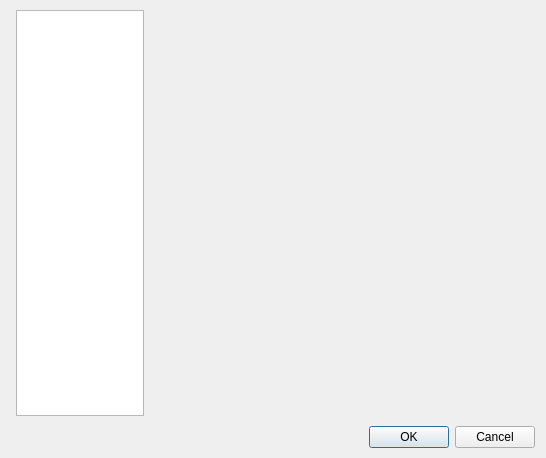
<?xml version="1.0" encoding="UTF-8"?>
<ui version="4.0">
 <class>ConfigDialog</class>
 <widget class="QDialog" name="ConfigDialog">
  <property name="geometry">
   <rect>
    <x>0</x>
    <y>0</y>
    <width>546</width>
    <height>458</height>
   </rect>
  </property>
  <property name="windowTitle">
   <string>Configure</string>
  </property>
  <layout class="QVBoxLayout" name="verticalLayout">
   <property name="spacing">
    <number>10</number>
   </property>
   <property name="topMargin">
    <number>10</number>
   </property>
   <property name="bottomMargin">
    <number>10</number>
   </property>
   <item>
    <layout class="QHBoxLayout" name="horizontalLayout">
     <property name="leftMargin">
      <number>5</number>
     </property>
     <property name="rightMargin">
      <number>5</number>
     </property>
     <item>
      <widget class="QListWidget" name="listWidget">
       <property name="sizePolicy">
        <sizepolicy hsizetype="Maximum" vsizetype="Expanding">
         <horstretch>0</horstretch>
         <verstretch>0</verstretch>
        </sizepolicy>
       </property>
       <property name="maximumSize">
        <size>
         <width>128</width>
         <height>16777215</height>
        </size>
       </property>
       <property name="iconSize">
        <size>
         <width>64</width>
         <height>64</height>
        </size>
       </property>
       <property name="movement">
        <enum>QListView::Static</enum>
       </property>
       <property name="viewMode">
        <enum>QListView::IconMode</enum>
       </property>
      </widget>
     </item>
     <item>
      <widget class="QStackedWidget" name="pagesWidget"/>
     </item>
    </layout>
   </item>
   <item>
    <widget class="QDialogButtonBox" name="buttonBox">
     <property name="orientation">
      <enum>Qt::Horizontal</enum>
     </property>
     <property name="standardButtons">
      <set>QDialogButtonBox::Cancel|QDialogButtonBox::Ok</set>
     </property>
    </widget>
   </item>
  </layout>
 </widget>
 <resources/>
 <connections>
  <connection>
   <sender>buttonBox</sender>
   <signal>accepted()</signal>
   <receiver>ConfigDialog</receiver>
   <slot>accept()</slot>
   <hints>
    <hint type="sourcelabel">
     <x>248</x>
     <y>254</y>
    </hint>
    <hint type="destinationlabel">
     <x>157</x>
     <y>274</y>
    </hint>
   </hints>
  </connection>
  <connection>
   <sender>buttonBox</sender>
   <signal>rejected()</signal>
   <receiver>ConfigDialog</receiver>
   <slot>reject()</slot>
   <hints>
    <hint type="sourcelabel">
     <x>316</x>
     <y>260</y>
    </hint>
    <hint type="destinationlabel">
     <x>286</x>
     <y>274</y>
    </hint>
   </hints>
  </connection>
 </connections>
</ui>
